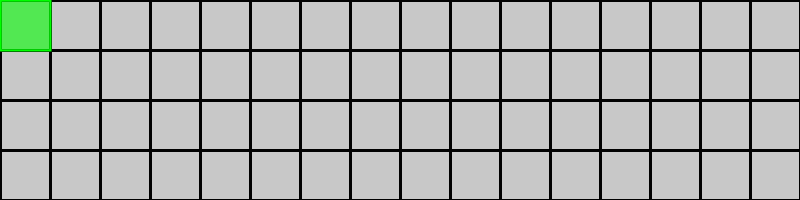
Frame 1 (no input)
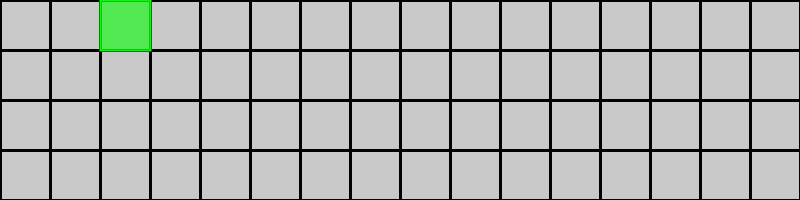
Frame 60 (the mouse pressed at the canvas centre just before this capture)
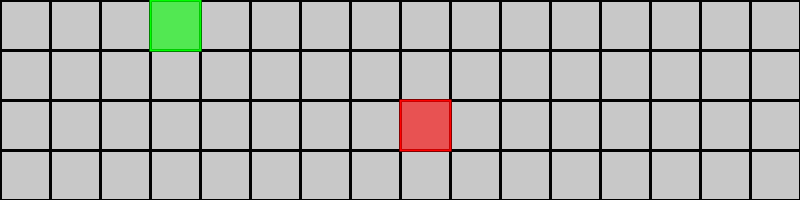
Frame 120 (the mouse held since frame 60 and released just before this capture)

The Processing sketch that drew these frames (run headless with seeded random() and noise(); from frame 60 on, the mouse is pressed at the canvas centre):

// Processing sketch: rb_gui_prototype
// ── rb_gui_prototype.pde
int columns = 16;
int rows = 4;
int totalSteps = columns * rows;

int stepWidth, stepHeight;
int currentStep;
int lastSecond;

Step[] mySteps = new Step[totalSteps];
float[] pattern = new float[totalSteps];
float[] markers = new float[totalSteps];

void setup() {
  size(800, 200);

  stepWidth = width / columns;
  stepHeight = height / rows;

  for (int i = 0; i < mySteps.length; i++) {

    int xPos = i % columns;
    xPos = stepWidth * xPos;

    int yPos = i / columns;
    yPos = stepHeight * yPos;

    mySteps[i] = new Step(stepWidth, stepHeight, xPos, yPos);
    //println(i + " " + xPos + " " + yPos);
  }
}

void draw() {
  background(255);

  for (int i = 0; i < mySteps.length; i++) {
    mySteps[i].displayBase(markers[i]);
  }

  for (int i = 0; i < mySteps.length; i++) {
    mySteps[i].displayPattern(pattern[i]);
  }

  mySteps[currentStep].displayCurrentStep();

  int s = second();
  if (s != lastSecond) {
    currentStep++;
    if (currentStep >= totalSteps) currentStep = 0;
  }
  lastSecond = s;
}

void mousePressed() {
  int mouseColumn = mouseX / stepWidth;
  int mouseRow = mouseY / stepHeight;
  //println("mouse col " + mouseColumn + " row " + mouseRow);
  int stepPressed = columns * mouseRow + mouseColumn;

  if (pattern[stepPressed] == 0.0) {
    pattern[stepPressed] = 1.0;
  } else {
    pattern[stepPressed] = 0.0;
  }
}

void keyPressed() {
  if ('1' <= key && key <= '9')
  {
    int skipRate = key-'0';
    markers = new float[totalSteps];
    for (int i = 0; i < mySteps.length; i=i+skipRate) {
      markers[i] = 1.0;
    }
  }

  if (key == 'm')
  {
    quickFillRandomMarkers();
  }

  if (key == 'M')
  {
    quickFillAllMarkers();
  }

  if (key == 'r')
  {
    quickFillRandomPattern();
  }

  if (key == 'c')
  {
    clearPattern();
  }
}

void clearPattern() {
  pattern = new float[totalSteps];
}

void quickFillAllMarkers() {
  for (int i = 0; i < markers.length; i++) {
    if (markers[i] != 0.0) {
      pattern[i] = 1.0;
    }
  }
}

void quickFillRandomMarkers() {
  for (int i = 0; i < markers.length; i++) {
    if (markers[i] != 0.0) {
      if (random(0, 100) > 50) {
        pattern[i] = 1.0;
      } else {
        pattern[i] = 0.0;
      }
    }
  }
}

void quickFillRandomPattern() {
  for (int i = 0; i < pattern.length; i++) {
    if (random(0, 100) > 50) {
      pattern[i] = 1.0;
    } else {
      pattern[i] = 0.0;
    }
  }
}
// ── Step.pde
class Step {

  int w, h;
  int x, y;
  
  float fullness = 1.0;
  float fullnessOffset = 0.5 * (1.0 - fullness);
  float roundness = 0;

  Step(int newWidth, int newHeight, int newX, int newY) {
    w = newWidth;
    h = newHeight;
    x = newX;
    y = newY;
  }

  void displayBase(float v) {
    if (v != 0) {
      fill(100);
    } else {
      fill(200);
    }
    stroke(0);
    strokeWeight(3);
    rectMode(CORNER);
    rect(x+fullnessOffset*w, y+fullnessOffset*h, fullness*w, fullness*h, roundness);
  }

  void displayPattern(float v) {
    if (v != 0) {
      fill(255, 0, 0, 150);
      stroke(255, 0, 0);
      strokeWeight(2);
      rect(x, y, w, h, roundness);
    }
  }

  void displayCurrentStep() {
    fill(0, 255, 0, 150);
    stroke(0, 255, 0);
    strokeWeight(2);
    rect(x, y, w, h, roundness);
  }

}
